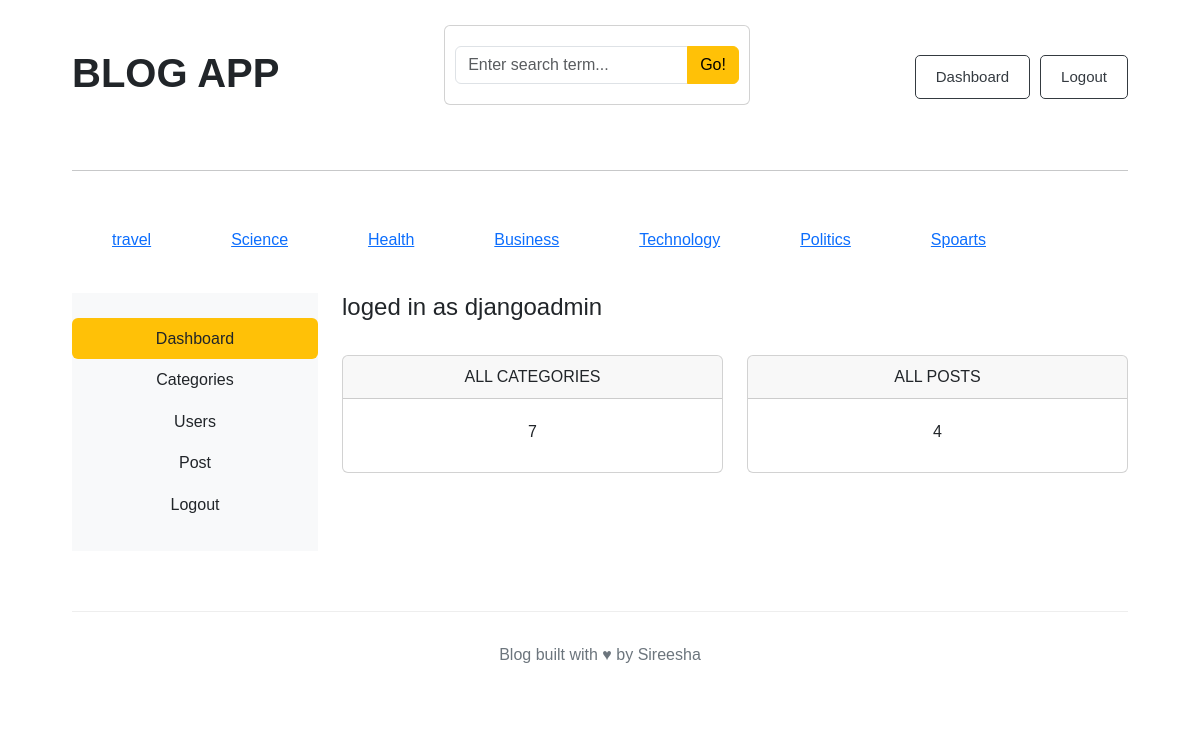
The page /dashboard/ (signed in) on the database its author committed.
### blogs/models.py (models this page shows, shortened)
class category(models.Model):
    category_name = models.CharField(max_length = 40,unique = True)
    created_at = models.DateTimeField(auto_now_add=True)
    updated_at = models.DateTimeField(auto_now = True)
    class Meta:
        verbose_name_plural='categories'

### Dashboard/views.py (the view)
# urls.py: path('',views.dashboard,name = 'dashboard'),
@login_required(login_url = 'login')
def dashboard(req):
    categories = category.objects.all().count()
    posts = Blog.objects.all().count()
    context ={
        'categories': categories,
        'posts': posts
    }
    return render(req,'Dashboard/dashboard.html',{'context':context})

### blogs/context_processors.py (called while the page is built)
def get_categories(request):
    categories = category.objects.all()
    return dict(categories=categories)

def searching(request):
    keyword = request.GET.get('keyword')
    print(keyword)
    return dict(keyword = keyword)

### blogs/Templates/Dashboard/dashboard.html (shortened to what this page needs)
{% extends 'base.html' %}
{% block content %}
<div class ='row'>
   {% include 'Dashboard/sidebar.html' %}
     <div class ='col-md-9'>
        <h4>loged in as <bold>{{user}}</bold></h4>
        <div class="row">
            <div class ="col">
                <div class="card border-default mb-3">
                    <div class="card-header text-center text-uppercase font-weight-bold">All categories</div>
                    <div class="card-body text-dark">
                        <div class ="card-title text-center"> {{context.categories}}</div>
                    </div>
                </div>
            </div>
             <div class ="col">
                <div class="card border-default mb-3">
                    <div class="card-header text-center text-uppercase font-weight-bold">All posts</div>
                    <div class="card-body text-dark">
                        <div class ="card-title text-center"> {{context.posts}}</div>
                    </div>
                </div>
            </div>
        </div>
     </div>
</div>
{% endblock %}

### blogs/Templates/base.html (shortened to what this page needs)
{% load static %}
<!DOCTYPE html>
<html lang="en">
<head>
     <link href="https://cdn.jsdelivr.net/npm/bootstrap@5.3.8/dist/css/bootstrap.min.css"
          rel="stylesheet">
     <link rel="stylesheet" href="https://cdnjs.cloudflare.com/ajax/libs/font-awesome/6.7.2/css/all.min.css">
<link rel="stylesheet" href="{% static 'css/blog.css' %}">
</head>
<body>
<main class="container">
    <div class="nav">
       <h2>BLOG APP</h2>
            <div class="card mb-4">
                <div class="card-body">
                    <form method="GET" action="{% url 'search'%}">
                        <div class="input-group">
                            <input class="form-control" type="text" value="{{keyword|default:''}}" name="keyword" placeholder="Enter search term...">
                            <button class="btn btn-warning"type="submit">
                                Go!
                            </button>
                        </div>
                    </form>
                </div>
            </div>
            <div class="buttons">
        {% if not user.is_authenticated %}
        <a href="{% url 'login' %}">
            <button class="btn btn-warning">Login</button>
        </a>
        <a href="{% url 'register' %}">
            <button class="btn btn-warning">Register</button>
        </a>
        {% else %}
        <a href="{% url 'dashboard' %}">
            <button class="btn btn-warning">Dashboard</button>
        </a>
        <a href="{% url 'logout'%}">
            <button class="btn btn-warning">Logout</button>
        </a>
        {% endif %}
        </div>
</div>
<hr>
<div class="topics">
            {% for topic in  categories %}
               <a href="{% url 'category_pages' topic.id%}" style="margin:40px">{{topic.category_name}}</a>
            {% endfor %}
</div>
 {% block content %}
 {% endblock %}
<footer>
    <p>
        Blog built with ♥ by Sireesha
    </p>
</footer>
</body>
</html>

### blogs/static/css/blog.css (style rules this page uses)
* { box-sizing: border-box; margin: 0; padding: 0; }
body { font-family: Arial, Helvetica, sans-serif; background-color: #ffffff; color: #212529; line-height: 1.6; }
.nav { display: flex; align-items: center; justify-content: space-between; padding: 25px 0; }
.nav h2 { font-size: 40px; font-weight: bold; }
.buttons { display: flex; gap: 10px; }
.buttons button { padding: 10px 20px; border: 1px solid #343a40; border-radius: 5px; background-color: white; color: #343a40; font-size: 15px; cursor: pointer; }
.topics { display:flex }
.container { width: 90%; max-width: 1140px; margin: 0 auto; }
.card-body { padding: 20px 10px; }
footer { margin-top: 60px; padding: 30px; border-top: 1px solid #eeeeee; text-align: center; color: #6c757d; }
* { box-sizing: border-box; }

### rows shown on the page
category: category_name "travel"
category: category_name "Science"
category: category_name "Health"
category: category_name "Business"
category: category_name "Technology"
category: category_name "Politics"
category: category_name "Spoarts"

### other values the page prints
{{ user }} "djangoadmin"
{{ context.categories }} "7"
{{ context.posts }} "4"
